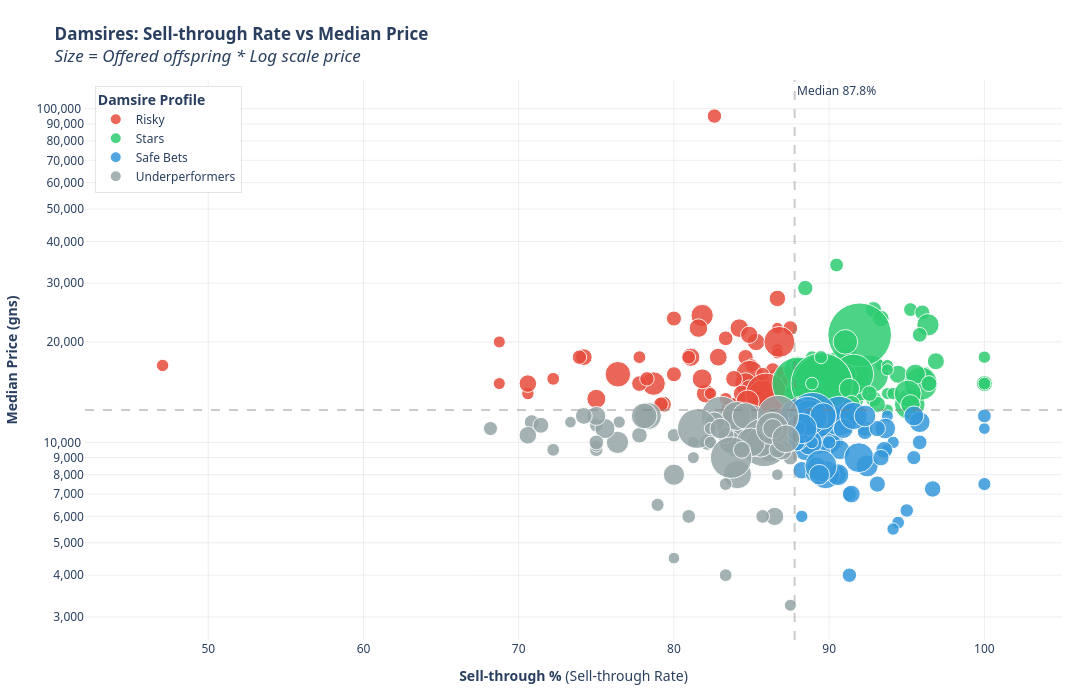

This figure's notebook cell:
### Code cell
# Map damsire_entity → readable name (needed before full sires table)
damsire_name_map = df_sold.groupby('damsire_entity')['damsire_clean'].agg(
    lambda x: x.mode().iat[0] if not x.mode().empty else "Unknown"
)

# ── Data ──────────────────────────────────────────────────────────
damsire_metrics = df_offered.groupby('damsire_entity').agg(
    n_offered=('is_offered_for_sale', 'count'),
    n_sold=('sold_to_third_party', 'sum')
).reset_index()

damsire_medians = df_sold.groupby('damsire_entity')['price_gns'].median().rename('median_price')
damsire_metrics = damsire_metrics.merge(damsire_medians, on='damsire_entity', how='left')

damsire_metrics['sell_through_pct'] = (damsire_metrics['n_sold'] / damsire_metrics['n_offered'] * 100)

# Filter by at least 15 Horses Offered and 3 sold for a fair representation of the Sale % and a representative Median price.
damsire_plot_df = damsire_metrics[(damsire_metrics['n_offered'] >= 15) & (damsire_metrics['n_sold'] >= 3)].copy()

damsire_plot_df['damsire_name'] = damsire_plot_df['damsire_entity'].map(damsire_name_map).fillna(damsire_plot_df['damsire_entity'])
damsire_plot_df['n_sold'] = damsire_plot_df['n_sold'].astype(int)
damsire_plot_df['sell_through_pct'] = damsire_plot_df['sell_through_pct'].astype(float)
damsire_plot_df['median_price'] = damsire_plot_df['median_price'].astype(float)

# ── Quadrants ─────────────────────────────────────────────────────
x_med = damsire_plot_df['sell_through_pct'].median()
y_med = damsire_plot_df['median_price'].median()

def classify_damsire(row):
    if row['sell_through_pct'] >= x_med and row['median_price'] >= y_med:
        return 'Stars'
    elif row['sell_through_pct'] >= x_med and row['median_price'] < y_med:
        return 'Safe Bets'
    elif row['sell_through_pct'] < x_med and row['median_price'] >= y_med:
        return 'Risky'
    else:
        return 'Underperformers'

damsire_plot_df['categoria'] = damsire_plot_df.apply(classify_damsire, axis=1)

# -- Colors by category --
color_map = {
    'Stars': '#2ecc71',
    'Safe Bets': '#3498db',
    'Risky': '#e74c3c',
    'Underperformers': '#95a5a6'
}

# ── Custom hover template ───────────────────────────────────
damsire_plot_df['hover_text'] = damsire_plot_df.apply(
    lambda r: f"<b>{r['damsire_name']}</b><br>"
              f"Sale Rate: {r['sell_through_pct']:.1f}%<br>"
              f"Median: {r['median_price']:,.0f} gns<br>"
              f"Sold offspring: {r['n_sold']:,} / Offered: {r['n_offered']:,}",
    axis=1
)

# ── Plotly Scatter ─────────────────────────────────────────────────
fig = px.scatter(
    damsire_plot_df,
    x='sell_through_pct',
    y='median_price',
    size='n_offered',  # Size by Horses Offered
    color='categoria',
    color_discrete_map=color_map,
    hover_name='hover_text',
    hover_data={'damsire_name': False, 'sell_through_pct': False,
                'median_price': False, 'n_sold': False, 'n_offered': False, 'categoria': False},
    size_max=45,
    opacity=0.85,
    title='<b>Damsires: Sell-through Rate vs Median Price</b><br>'
          '<i>Size = Offered offspring * Log scale price</i>'
)

# ── Quadrant lines ────────────────────────────────────────────
fig.add_vline(x=x_med, line_dash="dash", line_color="gray", opacity=0.4,
              annotation_text=f"Median {x_med:.1f}%", annotation_position="top right")
fig.add_hline(y=y_med, line_dash="dash", line_color="gray", opacity=0.4,
              annotation_text=f"Median {y_med:,.0f} gns", annotation_position="bottom left")

# -- Top sires labels (top 10 by median) --
top_sires = damsire_plot_df.nlargest(10, 'median_price')
for _, row in top_sires.iterrows():
    fig.add_annotation(
        x=row['sell_through_pct'],
        y=row['median_price'],
        text=row['damsire_name'],
        showarrow=True,
        arrowhead=2,
        arrowsize=1,
        arrowwidth=1.5,
        arrowcolor='rgba(0,0,0,0.3)',
        font=dict(size=9, color='black'),
        ay=-25,
        ax=0
    )

# ── Layout ─────────────────────────────────────────────────────────
fig.update_layout(
    xaxis_title='<b>Sell-through %</b> (Sell-through Rate)',
    yaxis_title='<b>Median Price (gns)</b>',
    yaxis_type="log",
    yaxis=dict(
        tickformat=',.0f',
        gridcolor='rgba(200,200,200,0.3)',
        zeroline=False
    ),
    xaxis=dict(
        gridcolor='rgba(200,200,200,0.3)',
        zeroline=False,
        range=[min(damsire_plot_df['sell_through_pct']) - 5,
               max(damsire_plot_df['sell_through_pct']) + 5]
    ),
    plot_bgcolor='white',
    paper_bgcolor='white',
    font=dict(family='Segoe UI, Arial, sans-serif', size=12),
    legend=dict(
        title='<b>Damsire Profile</b>',
        bgcolor='rgba(255,255,255,0.9)',
        bordercolor='rgba(0,0,0,0.1)',
        borderwidth=1,
        yanchor='top',
        y=0.99,
        xanchor='left',
        x=0.01
    ),
    margin=dict(l=70, r=30, t=80, b=60),
    hoverlabel=dict(
        bgcolor='white',
        font=dict(size=13, family='Segoe UI, Arial',color='black'),
        bordercolor='rgba(0,0,0,0.2)',
        namelength=-1
    ),
    height=700,
    width=1100
)

fig.show()
